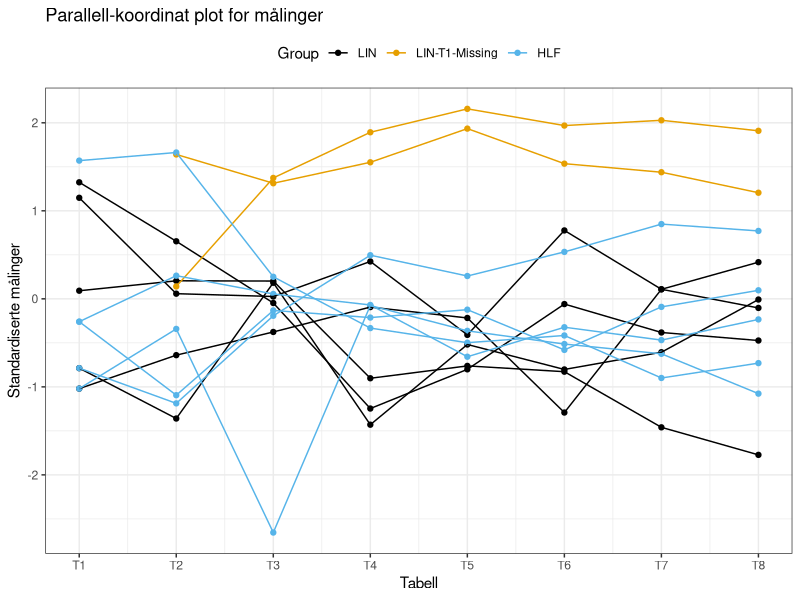
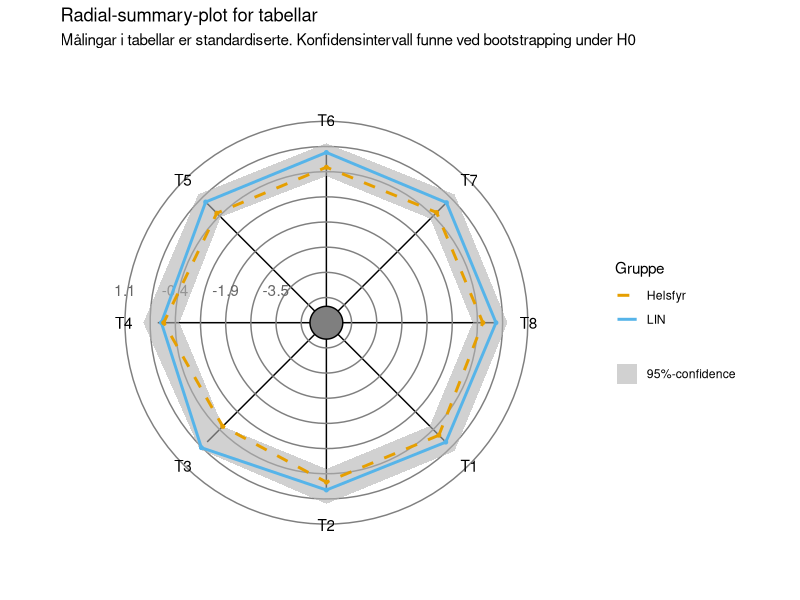

The R script that drew these images, in order:
## ---- chunk 1
knitr::opts_chunk$set(echo = TRUE)

library(tidyr)
library(dplyr)
library(ggplot2)
library(lazyeval) # interp function
library(purrr)
library(kableExtra)
library(GGally)

cbp <- c("#000000", "#E69F00", "#56B4E9", "#009E73", "#F0E442", "#0072B2", "#D55E00", "#CC79A7")
## ---- chunk 2
llData <- data.frame(
  "School" = c(rep("LIN", 7), rep("HLF", 5)),
  "Table 1" = c(0.225, NA, 0.1, 0.375, 0.4, NA, 0.067,
                0.175, 0.435, 0.1, 0.067, 0.175),
  "Table 2" = c(2.2224, 4, 0.2847, 2.0412, 2.7784, 2.1429, 1.1763, 
                0.6131, 4.0275, 0.4979, 1.5455, 2.2944),
  "Table 3" = c(0.3093, 1.3091, 0.2917, 0.1513, 0.0848, 1.3636, -0.2113, 
                0.0086, 0.3527, -0.0459, -2.2622, 0.1770),
  "Table 4" = c(-0.1143, 0.6246, -0.2732, 0.2853, -0.2179, 0.7273, 0.1292,
                0.0933, 0.0573, 0.3067, 0.1345, 0.1364),
  "Table 5" = c(0.0, 0.9231, 0.0833, 0.1207, -0.0133, 1.0, 0.1865,
                0.2188, 0.0903, 0.3497, 0.1364, 0.0357),
  "Table 6" = c(-0.0101, 0.1111, -0.0088, 0.0722, 0.0293, 0.1333, -0.0339,
                0.0026, 0.0110, 0.0597, 0.0060, 0.0158),
  "Table 7" = c(-0.1367, 0.6, 0.0802, 0.2619, 0.1372, 0.75, 0.2619,
                0.2111, 0.0058, 0.4502, 0.0756, 0.1152),
  "Table 8" = c(-0.0909, 0.4545, 0.2323, 0.31, 0.147, 0.5833, 0.2148,
                0.2515, 0.1, 0.375, 0.0365, 0.1909)
)
names(llData) = c("school", "T1", "T2", "T3", "T4", "T5", "T6", "T7", "T8")
test_cols <- names(llData)[-1]
llData$Group <- llData$school
llData$Group[is.na(llData$T1)] <- "LIN-T1-Missing"
llData <- llData %>% 
  mutate(school=factor(school, levels=unique(school))) %>%
  mutate(Group = factor(Group, levels=unique(Group)))
## ---- chunk 3
llData %>%
    kbl(caption = "Measurement-data for the students at LIN and HLF. See <insert-reference-here> for a detailed explanation of the measurement methodology.",
        title = "Measurement-data") %>%
  kable_styling(bootstrap_options = c("striped", "hover", "condensed"))
## ---- chunk 4
colNames <- colnames(llData[,2:9])
transformedData <- data.frame(sapply(2:9, function(j){
  x <- llData[,j]
  (x - mean(x,na.rm=T))/sd(x,na.rm=T)
}))
colnames(transformedData) <- colnames(llData[,2:9])
transformedData$Group <- llData$Group
transformedData$StudentNum <- 1:nrow(llData)
dataLong <- gather(transformedData, condition, measurement, T1:T8, factor_key=TRUE)
dataLong$conditionNumeric <- as.numeric(dataLong$condition)
dataLong %>%
  ggplot(aes(x=conditionNumeric,y=measurement,group=StudentNum)) +
  geom_point(aes(colour=Group)) + 
  geom_line(aes(colour=Group)) + 
  scale_x_continuous(breaks = 1:8, labels=colNames) + 
  ylab("Standardiserte målinger") + 
  xlab("Tabell") + 
  theme_bw() +
  scale_colour_manual(values=cbp) + 
  theme(legend.position = "top") + 
  ggtitle("Parallell-koordinat plot for målinger")
## ---- chunk 5
boot.t.test <- function(x, y, B=100000, alpha=0.05){
  x <- x[is.finite(x)]
  y <- y[is.finite(y)]
  nx <- length(x)
  ny <- length(y)
  mx <- mean(x)
  my <- mean(y)
  mxy <- mean(c(x,y))
  tStatistic <- t.test(x,y)$statistic
  # Data satisfying H0
  xh0 <- x-mx+mxy
  yh0 <- y-my+mxy
  tStatisticBoot <- numeric(B)
  meanH0Boot <- numeric(B)
  for(b in 1:B){
    xb <- sample(xh0, nx, replace = TRUE)
    yb <- sample(yh0, ny, replace=TRUE)
    tStatisticBoot[b] <- t.test(xb, yb)$statistic
    meanH0Boot[b] <- mean(c(xb, yb))
  }
  pvalue <- (1 + sum(abs(tStatisticBoot)>abs(tStatistic))) / (B+1)
  CI <- quantile(meanH0Boot, c(alpha/2, 1-alpha/2))
  res <- list(
    pvalue = pvalue,
    CI = CI
  )
  return(res)
}
## ---- chunk 6
#llDataLong <- llData %>% 
#  gather(metric, measurement, `T1`:`T8`, factor_key=TRUE)

ind.lin <- llData$school == "LIN"
ind.hlf <- !ind.lin

res <- data.frame(matrix(NA,nrow=8, ncol=5))
colnames(res) <- c("table", "pvalue: t-test", "pvalue: bootstrapped t-test", "ci-lower", "ci-upper")
pvalueboot <- pvaluettest <- lower <- upper <- numeric(8)
for(j in 1:8){
  pvaluettest[j] <- t.test(llData[ind.lin, j+1], llData[ind.hlf, j+1])$p.value
  test <- boot.t.test(x=llData[ind.lin,j+1], y=llData[ind.hlf,j+1], B=1000)
  pvalueboot[j] <- test$pvalue
  lower[j] <- test$CI[1]
  upper[j] <- test$CI[2]
}
res$table <- colnames(llData[,2:9])
res$`pvalue: t-test` <- pvaluettest
res$`pvalue: bootstrapped t-test` <- pvalueboot
res$`ci-lower` <- lower
res$`ci-upper` <- upper

res %>%
  kbl(caption = "Tabell 2: p-verdier for marginale hypotesetester. Verdier fra Welch's t-test og parametrisk Bootstrappet test er begge rapport og samsvarer med hverandre. I tillegg er 95% Konfidensintervall (0.025 og 0.975 empiriske kvantiler) for forventningen til verdier i tabell 1 til 8 rapportert. De er generert fra bootstrapping under H0. Krav til signifikans er strengere når man ser på flere tester samtidig, som i essens vil føre til høyere p-verdier. Da ingen p-verdier er signifikante marginalt blir dette mindre viktig.") %>%
  kable_styling(bootstrap_options = c("striped", "hover", "condensed"))
## ---- chunk 7
df <- llData
test_cols <- names(df)[-c(1,10)]
# Standardize
df[,2:9] <- sapply(1:8, function(i) (df[,i+1] - mean(df[,i+1], na.rm=T))/sd(df[,i+1], na.rm=T))
# CI
ADJUST <- 5
mean_plus <- function(x, adjust=ADJUST)
{
  mean(x, na.rm=T) + adjust
}
ind.lin <- df$school == "LIN"
ind.hlf <- !ind.lin
df_poly <- data.frame(matrix(NA,nrow=8, ncol=3))
colnames(df_poly) <- c("metric", "lower", "upper")
pvalueboot <- pvaluettest <- lower <- upper <- numeric(8)
for(j in 1:8){
  pvaluettest[j] <- t.test(df[ind.lin, j+1], df[ind.hlf, j+1])$p.value
  test <- boot.t.test(x=df[ind.lin,j+1], y=df[ind.hlf,j+1], B=1000)
  pvalueboot[j] <- test$pvalue
  lower[j] <- test$CI[1]
  upper[j] <- test$CI[2]
}
df_poly$metric <- as.factor(colnames(df[,2:9]))
df_poly$`lower` <- lower + ADJUST
df_poly$`upper` <- upper + ADJUST
df_poly <- df_poly %>%
  gather(type_edge, measure_edge, lower:upper)
df_poly <- df_poly %>% tibble()
# Means
df_means <- df %>%
  group_by(school) %>%
  summarise_at(test_cols, mean_plus) %>%
  gather(measure, measurement, `T1`:`T8`, factor_key=TRUE)
# function requires 
rotate_data <- function(data, col, by_col) {
  lev <- levels(data[,by_col][[1]])
  num <- length(lev)
  dir <- rep(seq(((num - 1) * 360 / num), 0, length.out = num))
  data$dir_ <- map_dbl(1:nrow(data), function(x) {dir[match(data[x,by_col][[1]], lev)]})
  #col_num <- match("mpg", colnames(cars))
  #filter_criteria <- interp(~ which_column == col_num, which_column = as.name(col))
  expr <- lazyeval::interp(~x, x = as.name(col))
  data <- mutate_(data, .dots = setNames(list(expr), "plotX"))
  data <- mutate_(data, .dots = setNames(list(expr), "plotY"))
  data <- data %>%
    mutate(plotX = round(cos(dir_ * pi / 180) * plotX, 2),
           plotY = round(sin(dir_ * pi / 180) * plotY, 2))
  data
} 
# data points
confidence_band <- rotate_data(df_poly, "measure_edge", "metric")
confidence_band$id=1L
#confidence_band <- confidence_band[c(1:7,1,8:14,8),]
sjekk2 <- rotate_data(df_means[df_means$school=="LIN",], "measurement", "measure")
sjekk3 <- rotate_data(df_means[df_means$school=="HLF",], "measurement", "measure")
lim = max(df_poly$measure_edge*1.1)
line_length <- lim - 1
rl <- data_frame(dir = unique(sjekk2$dir_), l = rep(line_length, length(unique(sjekk2$dir_)))) %>% 
  mutate(plotX = cos(dir * pi / 180) * (l),
         plotY = sin(dir * pi / 180) * (l))
rl$xend <- 0
rl$yend <- 0
lb <- rl
lb$label <- levels(sjekk2$measure)
circleFun <- function(center=c(0,0), diameter=1, npoints=100, start=0, end=2, filled=TRUE){
  tt <- seq(start*pi, end*pi, length.out=npoints)
  df <- data.frame(
    x = center[1] + diameter / 2 * cos(tt),
    y = center[2] + diameter / 2 * sin(tt)
  )
  if(filled==TRUE) { #add a point at the center so the whole 'pie slice' is filled
    df <- rbind(df, center)
  }
  return(df)
}
circlegrid <- data_frame(dia = seq(lim / 4, 2 * lim, lim / 4))
circlegrid <- circlegrid %>% 
  mutate(data = map(dia, function(x) {
    df     <- circleFun(diameter = x, filled = FALSE)
    df$lev <- x
    df
  }))
plotcircles <- bind_rows(circlegrid$data)
plotcircles$lev <- as.factor(plotcircles$lev)
cl <- data_frame(x = as.numeric(levels(plotcircles$lev)), label = as.character(round(x - ADJUST,1)))
cl <- cl[cl$x <= lim,]
middle <- circleFun(diameter = 1, start=0, end=2, filled = FALSE)
# plot each layer with its own data and aesthetics
cbp <- c("#000000", "#E69F00", "#56B4E9", "#009E73", "#F0E442", "#0072B2", "#D55E00", "#CC79A7")
colsLegend <- c("Helsfyr"=cbp[2], "LIN"=cbp[3], "95%-confidence"="grey70")
fillLegend <- 
  p <- 
  ggplot() + 
  geom_segment(data = rl, aes(x = plotX, xend = xend, y = plotY, yend = yend), colour = cbp[1]) +
  geom_path   (data = plotcircles, aes(x = x, y = y, group = lev), colour = "grey50") + 
  geom_text   (data = cl, aes(x = -x, y = 1, label = label), colour = "grey40") +
  geom_polygon(data = middle, aes(x, y), fill = "grey50", colour = "black") + 
  geom_polygon(data = confidence_band, aes(y = plotY, x = plotX, group=id, subgroup=type_edge, fill="95%-confidence"), 
               size = 1, alpha = 0.6) +
  geom_path(data=sjekk2[c(1:nrow(sjekk2),1),], aes(y = plotY, x = plotX, colour = "LIN"), size = 1) +
  geom_point(data=sjekk2, aes(y = plotY, x = plotX), stat='identity', colour = cbp[3], size = 1) +
  geom_path(data=sjekk3[c(1:nrow(sjekk3),1),], aes(y = plotY, x = plotX, colour = "Helsfyr"), size = 1, linetype = "dashed") +
  geom_point(data=sjekk3, aes(y = plotY, x = plotX), stat='identity', colour = cbp[2], size = 1) +
  geom_text   (data = lb, aes(x = 1.2*plotX, y = 1.2*plotY, label = label), colour = "black") +
  ylim(-lim*1.2, lim*1.2) + xlim(-lim*1.2, lim*1.2) +
  scale_fill_manual(name=NULL, values=colsLegend) + 
  scale_color_manual(name="Gruppe", values=colsLegend) + 
  theme(
    axis.text  = element_blank(), 
    axis.title = element_blank(), 
    line       = element_blank(),
    rect       = element_blank()
  ) + 
  coord_equal() + 
  ggtitle("Radial-summary-plot for tabellar", 
          subtitle="Målingar i tabellar er standardiserte. Konfidensintervall funne ved bootstrapping under H0")
p
